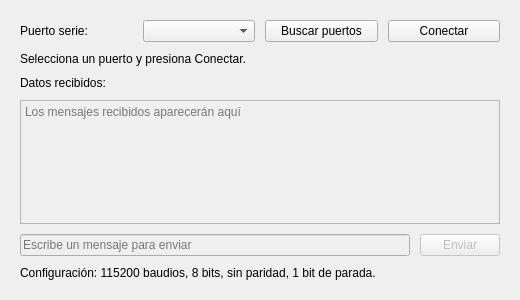
<?xml version="1.0" encoding="UTF-8"?>
<ui version="4.0">
 <class>MainWindow</class>
 <widget class="QMainWindow" name="MainWindow">
  <property name="geometry">
   <rect>
    <x>0</x>
    <y>0</y>
    <width>520</width>
    <height>300</height>
   </rect>
  </property>
  <property name="minimumSize">
   <size>
    <width>520</width>
    <height>300</height>
   </size>
  </property>
  <property name="windowTitle">
   <string>Conexión serie</string>
  </property>
  <widget class="QWidget" name="centralwidget">
   <layout class="QVBoxLayout" name="verticalLayout">
    <property name="spacing">
     <number>10</number>
    </property>
    <property name="leftMargin">
     <number>20</number>
    </property>
    <property name="topMargin">
     <number>20</number>
    </property>
    <property name="rightMargin">
     <number>20</number>
    </property>
    <property name="bottomMargin">
     <number>20</number>
    </property>
    <item>
     <layout class="QHBoxLayout" name="portLayout">
      <item>
       <widget class="QLabel" name="lbl_puerto">
        <property name="text">
         <string>Puerto serie:</string>
        </property>
       </widget>
      </item>
      <item>
       <widget class="QComboBox" name="cb_puertos"/>
      </item>
      <item>
       <widget class="QPushButton" name="btn_actualizar">
        <property name="text">
         <string>Buscar puertos</string>
        </property>
       </widget>
      </item>
      <item>
       <widget class="QPushButton" name="btn_conectar">
        <property name="text">
         <string>Conectar</string>
        </property>
       </widget>
      </item>
     </layout>
    </item>
    <item>
     <widget class="QLabel" name="lbl_conexion">
      <property name="text">
       <string>Selecciona un puerto y presiona Conectar.</string>
      </property>
     </widget>
    </item>
    <item>
     <widget class="QLabel" name="lbl_recibido">
      <property name="text">
       <string>Datos recibidos:</string>
      </property>
     </widget>
    </item>
    <item>
     <widget class="QTextEdit" name="textEdit_recibido">
      <property name="enabled">
       <bool>false</bool>
      </property>
      <property name="minimumSize">
       <size>
        <width>0</width>
        <height>100</height>
       </size>
      </property>
      <property name="readOnly">
       <bool>true</bool>
      </property>
      <property name="placeholderText">
       <string>Los mensajes recibidos aparecerán aquí</string>
      </property>
     </widget>
    </item>
    <item>
     <layout class="QHBoxLayout" name="sendLayout">
      <item>
       <widget class="QLineEdit" name="lineEdit_mensaje">
        <property name="enabled">
         <bool>false</bool>
        </property>
        <property name="placeholderText">
         <string>Escribe un mensaje para enviar</string>
        </property>
       </widget>
      </item>
      <item>
       <widget class="QPushButton" name="btn_enviar">
        <property name="enabled">
         <bool>false</bool>
        </property>
        <property name="text">
         <string>Enviar</string>
        </property>
       </widget>
      </item>
     </layout>
    </item>
    <item>
     <widget class="QLabel" name="lbl_configuracion">
      <property name="text">
       <string>Configuración: 115200 baudios, 8 bits, sin paridad, 1 bit de parada.</string>
      </property>
     </widget>
    </item>
   </layout>
  </widget>
 </widget>
 <resources/>
 <connections/>
</ui>
